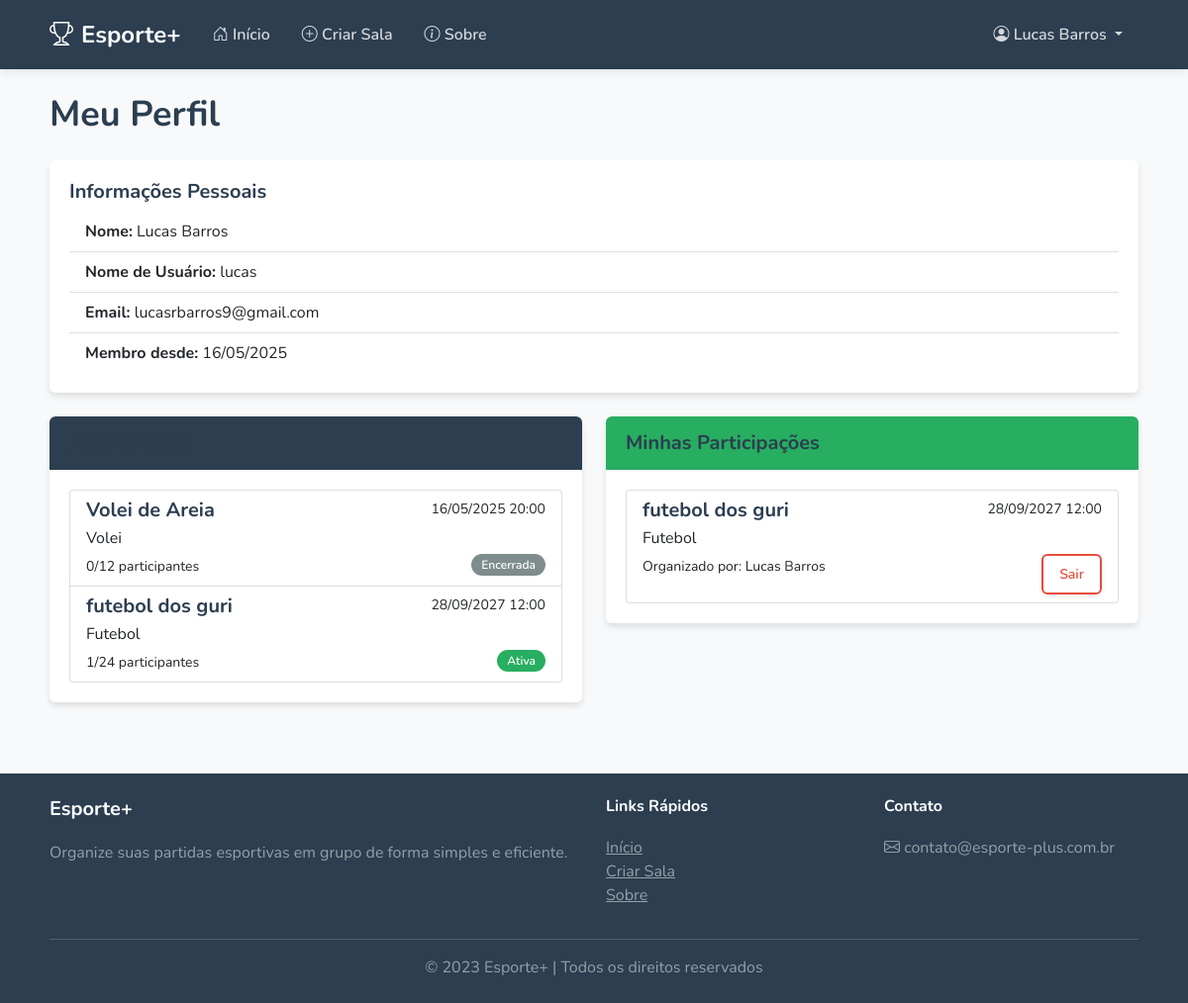
Page /auth/perfil (signed in) on the earlier database version.
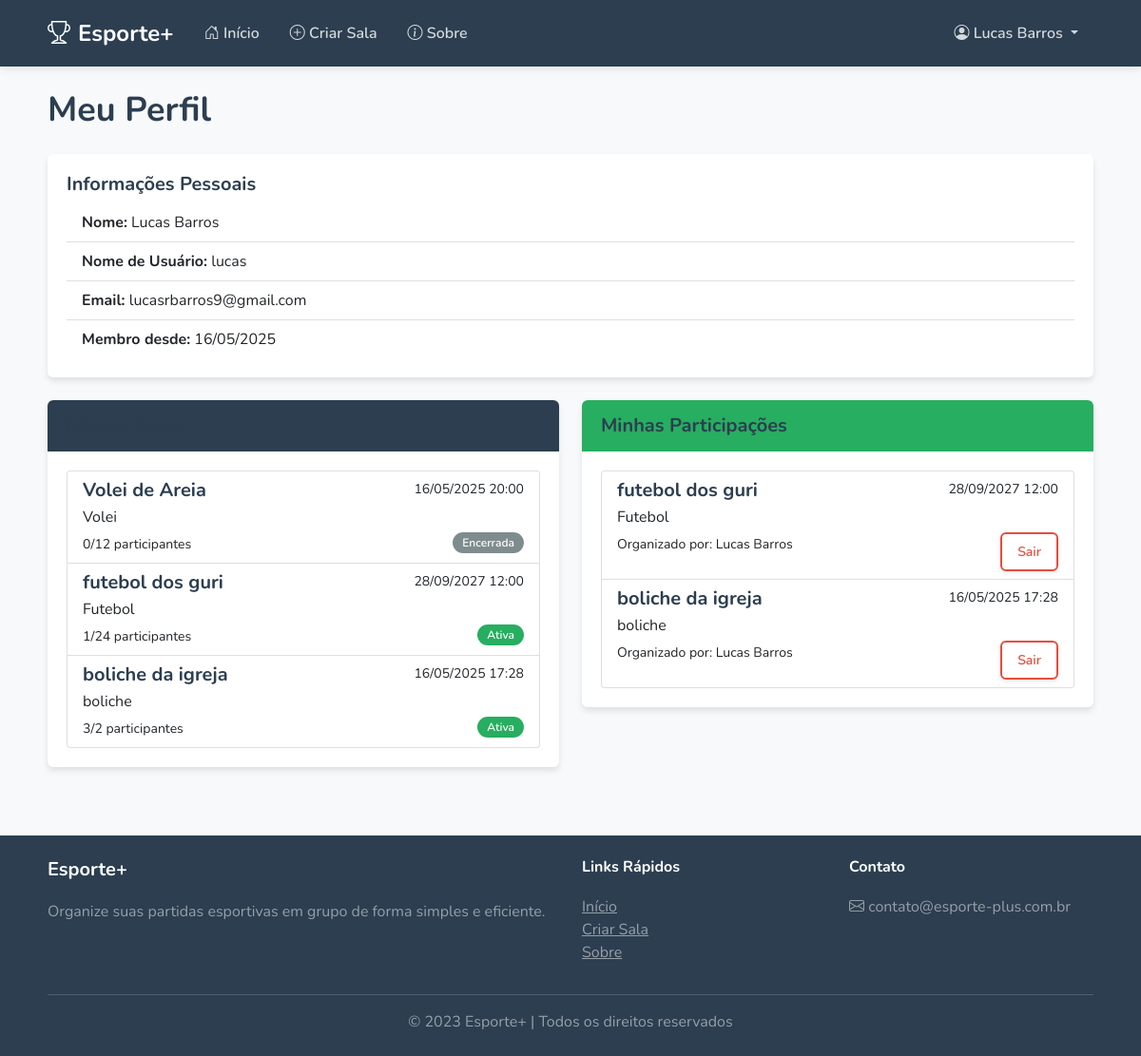
Same page on the later database version.
### app/models/models.py (models this page shows, shortened)
class User(db.Model, UserMixin):
    __tablename__ = 'users'
    id = db.Column(db.Integer, primary_key=True)
    username = db.Column(db.String(50), unique=True, nullable=False)
    email = db.Column(db.String(100), unique=True, nullable=False)
    password_hash = db.Column(db.String(200), nullable=False)
    name = db.Column(db.String(100), nullable=False)
    created_at = db.Column(db.DateTime, default=datetime.utcnow)
    is_active = db.Column(db.Boolean, default=True)
    rooms_created = db.relationship('Room', backref='creator', lazy=True, foreign_keys='Room.creator_id')
    participations = db.relationship('Participant', backref='user', lazy=True)

class Room(db.Model):
    __tablename__ = 'rooms'
    id = db.Column(db.Integer, primary_key=True)
    name = db.Column(db.String(100), nullable=False)
    sport = db.Column(db.String(50), nullable=False)
    date = db.Column(db.DateTime, nullable=False)
    max_participants = db.Column(db.Integer, nullable=False)
    description = db.Column(db.Text, nullable=True)
    link_code = db.Column(db.String(10), unique=True, nullable=False)
    created_at = db.Column(db.DateTime, default=datetime.utcnow)
    is_active = db.Column(db.Boolean, default=True)
    creator_id = db.Column(db.Integer, db.ForeignKey('users.id'), nullable=False)
    is_private = db.Column(db.Boolean, default=False)
    location = db.Column(db.String(200), nullable=True)
    participants = db.relationship('Participant', backref='room', lazy=True)
    def get_active_participants(self):
        return [p for p in self.participants if p.is_active]

class Participant(db.Model):
    __tablename__ = 'participants'
    id = db.Column(db.Integer, primary_key=True)
    user_id = db.Column(db.Integer, db.ForeignKey('users.id'), nullable=False)
    room_id = db.Column(db.Integer, db.ForeignKey('rooms.id'), nullable=False)
    registered_at = db.Column(db.DateTime, default=datetime.utcnow)
    is_active = db.Column(db.Boolean, default=True)
    checked_in = db.Column(db.Boolean, default=False)

### app/controllers/auth_routes.py (the view)
@auth_bp.route('/perfil')
@login_required
def profile():
    rooms_created = current_user.rooms_created
    participations = db.session.query(Participant, Room).join(Room).filter(
        Participant.user_id == current_user.id,
        Participant.is_active == True
    ).all()
    return render_template('auth/profile.html',
                          rooms_created=rooms_created,
                          participations=participations)

### app/__init__.py (called while the page is built)
def create_app():
    app = Flask(__name__)
    app.config['SECRET_KEY'] = os.environ.get('SECRET_KEY', 'chave_secreta_padrao')
    app.config['SQLALCHEMY_DATABASE_URI'] = 'sqlite:///esportes.db'
    app.config['SQLALCHEMY_TRACK_MODIFICATIONS'] = False
    db.init_app(app)
    login_manager.init_app(app)
    from app.controllers.main_routes import main_bp
    from app.controllers.room_routes import room_bp
    from app.controllers.auth_routes import auth_bp
    app.register_blueprint(main_bp)
    app.register_blueprint(room_bp)
    app.register_blueprint(auth_bp)
    from app.models.models import User
    @login_manager.user_loader
    def load_user(user_id):
        return User.query.get(int(user_id))
    with app.app_context():
        db.create_all()
    return app

### app/templates/auth/profile.html (shortened to what this page needs)
{% extends 'layout.html' %}
{% block content %}
<div class="row">
    <div class="col-md-12">
        <h1>Meu Perfil</h1>
        <div class="card mb-4">
            <div class="card-body">
                <h5 class="card-title">Informações Pessoais</h5>
                <ul class="list-group list-group-flush">
                    <li class="list-group-item"><strong>Nome:</strong> {{ current_user.name }}</li>
                    <li class="list-group-item"><strong>Nome de Usuário:</strong> {{ current_user.username }}</li>
                    <li class="list-group-item"><strong>Email:</strong> {{ current_user.email }}</li>
                    <li class="list-group-item"><strong>Membro desde:</strong> {{ current_user.created_at.strftime('%d/%m/%Y') }}</li>
                </ul>
            </div>
        </div>
    </div>
</div>
<div class="row">
    <div class="col-md-6">
        <div class="card">
            <div class="card-header bg-primary text-white">
                <h5 class="mb-0">Minhas Salas</h5>
            </div>
            <div class="card-body">
                {% if rooms_created %}
                    <div class="list-group">
                        {% for room in rooms_created %}
                            <a href="{{ url_for('room.view_room', link_code=room.link_code) }}" class="list-group-item list-group-item-action">
                                <div class="d-flex w-100 justify-content-between">
                                    <h5 class="mb-1">{{ room.name }}</h5>
                                    <small>{{ room.date.strftime('%d/%m/%Y %H:%M') }}</small>
                                </div>
                                <p class="mb-1">{{ room.sport }}</p>
                                <small>{{ room.get_active_participants()|length }}/{{ room.max_participants }} participantes</small>
                                {% if room.is_active %}
                                    <span class="badge bg-success float-end">Ativa</span>
                                {% else %}
                                    <span class="badge bg-secondary float-end">Encerrada</span>
                                {% endif %}
                            </a>
                        {% endfor %}
                    </div>
                {% else %}
                    <p class="text-muted">Você ainda não criou nenhuma sala.</p>
                    <a href="{{ url_for('room.create_room') }}" class="btn btn-primary">Criar Sala</a>
                {% endif %}
            </div>
        </div>
    </div>
    <div class="col-md-6">
        <div class="card">
            <div class="card-header bg-success text-white">
                <h5 class="mb-0">Minhas Participações</h5>
            </div>
            <div class="card-body">
                {% if participations %}
                    <div class="list-group">
                        {% for participant, room in participations %}
                            <a href="{{ url_for('room.view_room', link_code=room.link_code) }}" class="list-group-item list-group-item-action">
                                <div class="d-flex w-100 justify-content-between">
                                    <h5 class="mb-1">{{ room.name }}</h5>
                                    <small>{{ room.date.strftime('%d/%m/%Y %H:%M') }}</small>
                                </div>
                                <p class="mb-1">{{ room.sport }}</p>
                                <small>Organizado por: {{ room.creator.name }}</small>
                                <button class="btn btn-sm btn-outline-danger float-end"
                                        onclick="if(confirm('Tem certeza que deseja sair desta sala?')) window.location.href='{{ url_for('room.leave_room', link_code=room.link_code) }}'">
                                    Sair
                                </button>
                            </a>
                        {% endfor %}
                    </div>
                {% else %}
                    <p class="text-muted">Você ainda não está participando de nenhuma sala.</p>
                    <a href="{{ url_for('main.index') }}" class="btn btn-success">Encontrar Salas</a>
                {% endif %}
            </div>
        </div>
    </div>
</div>
{% endblock %}

### app/templates/layout.html (shortened to what this page needs)
<!DOCTYPE html>
<html lang="pt-BR">
<head>
    <link href="https://cdn.jsdelivr.net/npm/bootstrap@5.1.3/dist/css/bootstrap.min.css" rel="stylesheet">
    <link rel="stylesheet" href="https://cdn.jsdelivr.net/npm/bootstrap-icons@1.8.1/font/bootstrap-icons.css">
    <link rel="stylesheet" href="{{ url_for('static', filename='css/style.css') }}">
    <link rel="stylesheet" href="https://unpkg.com/aos@next/dist/aos.css" />
</head>
<body>
    <nav class="navbar navbar-expand-lg navbar-dark mb-4">
        <div class="container">
            <a class="navbar-brand" href="{{ url_for('main.index') }}">
                <i class="bi bi-trophy me-2"></i>Esporte+
            </a>
            <div class="collapse navbar-collapse" id="navbarNav">
                <ul class="navbar-nav me-auto">
                    <li class="nav-item">
                        <a class="nav-link" href="{{ url_for('main.index') }}">
                            <i class="bi bi-house-door"></i> Início
                        </a>
                    </li>
                    {% if current_user.is_authenticated %}
                    <li class="nav-item">
                        <a class="nav-link" href="{{ url_for('room.create_room') }}">
                            <i class="bi bi-plus-circle"></i> Criar Sala
                        </a>
                    </li>
                    {% endif %}
                    <li class="nav-item">
                        <a class="nav-link" href="{{ url_for('main.about') }}">
                            <i class="bi bi-info-circle"></i> Sobre
                        </a>
                    </li>
                </ul>
                <ul class="navbar-nav">
                    {% if current_user.is_authenticated %}
                        <li class="nav-item dropdown">
                            <a class="nav-link dropdown-toggle" href="#" id="navbarDropdown" role="button" data-bs-toggle="dropdown" aria-expanded="false">
                                <i class="bi bi-person-circle"></i> {{ current_user.name }}
                            </a>
                        </li>
                    {% endif %}
                </ul>
            </div>
        </div>
    </nav>
    <div class="container">
        <div class="fade-in content-visible">
            {% block content %}{% endblock %}
        </div>
    </div>
    <footer class="footer mt-5 py-4">
        <div class="container">
            <div class="row">
                <div class="col-md-6">
                    <h5 class="text-white">Esporte+</h5>
                    <p class="text-white-50">Organize suas partidas esportivas em grupo de forma simples e eficiente.</p>
                </div>
                <div class="col-md-3">
                    <h6 class="text-white">Links Rápidos</h6>
                    <ul class="list-unstyled">
                        <li><a href="{{ url_for('main.index') }}" class="text-white-50">Início</a></li>
                        <li><a href="{{ url_for('room.create_room') }}" class="text-white-50">Criar Sala</a></li>
                        <li><a href="{{ url_for('main.about') }}" class="text-white-50">Sobre</a></li>
                    </ul>
                </div>
                <div class="col-md-3">
                    <h6 class="text-white">Contato</h6>
                    <p class="text-white-50">
                        <i class="bi bi-envelope"></i> contato@esporte-plus.com.br
                    </p>
                </div>
            </div>
            <hr class="border-light">
            <div class="row">
                <div class="col-md-12 text-center">
                    <p class="mb-0 text-white-50">
                        &copy; 2023 Esporte+ | Todos os direitos reservados
                    </p>
                </div>
            </div>
        </div>
    </footer>
</body>
</html>

### app/static/css/style.css (style rules this page uses)
:root { --primary: #2c3e50; --primary-light: #34495e; --secondary: #3498db; --secondary-light: #5dade2; --accent: #e67e22; --success: #27ae60; --danger: #e74c3c; --warning: #f39c12; --light: #ecf0f1; --dark: #1a252f; --gray: #95a5a6; --gray-light: #bdc3c7; --gray-dark: #7f8c8d; --body-bg: #f8f9fa; --text-color: #2c3e50; --border-radius: 6px; --box-shadow: 0 4px 6px rgba(0, 0, 0, 0.1); --transition: all 0.3s ease; }
body { min-height: 100vh; display: flex; flex-direction: column; font-family: 'Nunito', 'Segoe UI', -apple-system, BlinkMacSystemFont, sans-serif; background-color: var(--body-bg); color: var(--text-color); }
.container { max-width: 1140px; padding: 0 20px; }
[data-aos] { pointer-events: auto !important; }
.content-visible { opacity: 1 !important; transform: none !important; visibility: visible !important; }
.navbar { background-color: var(--primary) !important; box-shadow: 0 2px 10px rgba(0, 0, 0, 0.1); padding: 12px 0; }
.navbar-brand { font-weight: 700; font-size: 1.5rem; }
.navbar-dark .navbar-nav .nav-link { color: rgba(255, 255, 255, 0.8); font-weight: 600; padding: 8px 16px; border-radius: var(--border-radius); transition: var(--transition); }
.btn { border-radius: var(--border-radius); font-weight: 600; padding: 8px 16px; transition: var(--transition); border: none; box-shadow: 0 2px 5px rgba(0, 0, 0, 0.08); }
.btn-outline-danger { color: var(--danger); border: 2px solid var(--danger); }
.card { border: none; border-radius: var(--border-radius); box-shadow: var(--box-shadow); overflow: hidden; transition: var(--transition); margin-bottom: 24px; }
.card-header { background-color: var(--primary); color: white; font-weight: 600; padding: 15px 20px; border-bottom: none; }
.card-header.bg-primary { background-color: var(--primary) !important; }
.card-header.bg-success { background-color: var(--success) !important; }
.card-body { padding: 20px; }
.badge { font-weight: 600; padding: 5px 10px; border-radius: 20px; }
.badge.bg-success { background-color: var(--success) !important; }
.badge.bg-secondary { background-color: var(--gray-dark) !important; }
.footer { margin-top: auto; padding: 20px 0; background-color: var(--primary); color: rgba(255, 255, 255, 0.7); }
h1, h2, h3, h4, h5, h6 { font-weight: 700; margin-bottom: 20px; color: var(--primary); }
h1 { font-size: 2.25rem; margin-bottom: 25px; }
.fade-in { animation: fadeIn 0.5s ease forwards; }

Differences in the rows shown:
added Room: name "boliche da igreja", date "16/05/2025 17:28", sport "boliche", get_active_participants|length "3", max_participants "2", is_active "Ativa"
added Participant: name "boliche da igreja", date "16/05/2025 17:28", sport "boliche", creator.name "Lucas Barros"
